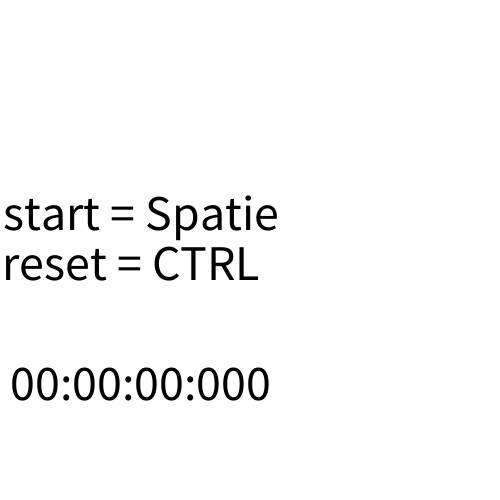
Frame 1 (no input)
Frame 60 (the mouse pressed at the canvas centre just before this capture): identical to frame 1, image omitted
Frame 120 (the mouse held since frame 60 and released just before this capture): identical to frame 1, image omitted

The Processing sketch that drew this single still picture (run headless with seeded random() and noise(); from frame 60 on, the mouse is pressed at the canvas centre):

// Processing sketch: H12_opdr_4
// ── H12_opdr_4.pde
boolean on = false;
int mil;
int s;
int m;
int h;
int a;

void setup() {
  size(500,500);
   
}

void draw() {
  background(255,255,255);

   if (on){
    mil=millis()-a;
  }

  if (mil>=1000){
    s++;
    a+=1000;
  }
  if (s==60){
    m++;
    s=0;
  }
  if (m==60){
    h++;
    m=0;
  }

  fill(0,0,0);
  textSize(50);
  text(nf(h,2)+":"+nf(m,2)+":"+nf(s,2)+":"+nf(mil,3),10,400);

   fill(0,0,0);

    text("start = Spatie",3,230);
    text("reset = CTRL",2,280);
 
}

void keyPressed() {
  if (keyCode==32 && !on){
    on=true;
    a=millis();
  } else if (keyCode==32){
    on = false;
  }
  else if (keyCode==17){
    on=false;
    mil=0;
    s=0;
    m=0;
    h=0;
  }
}
